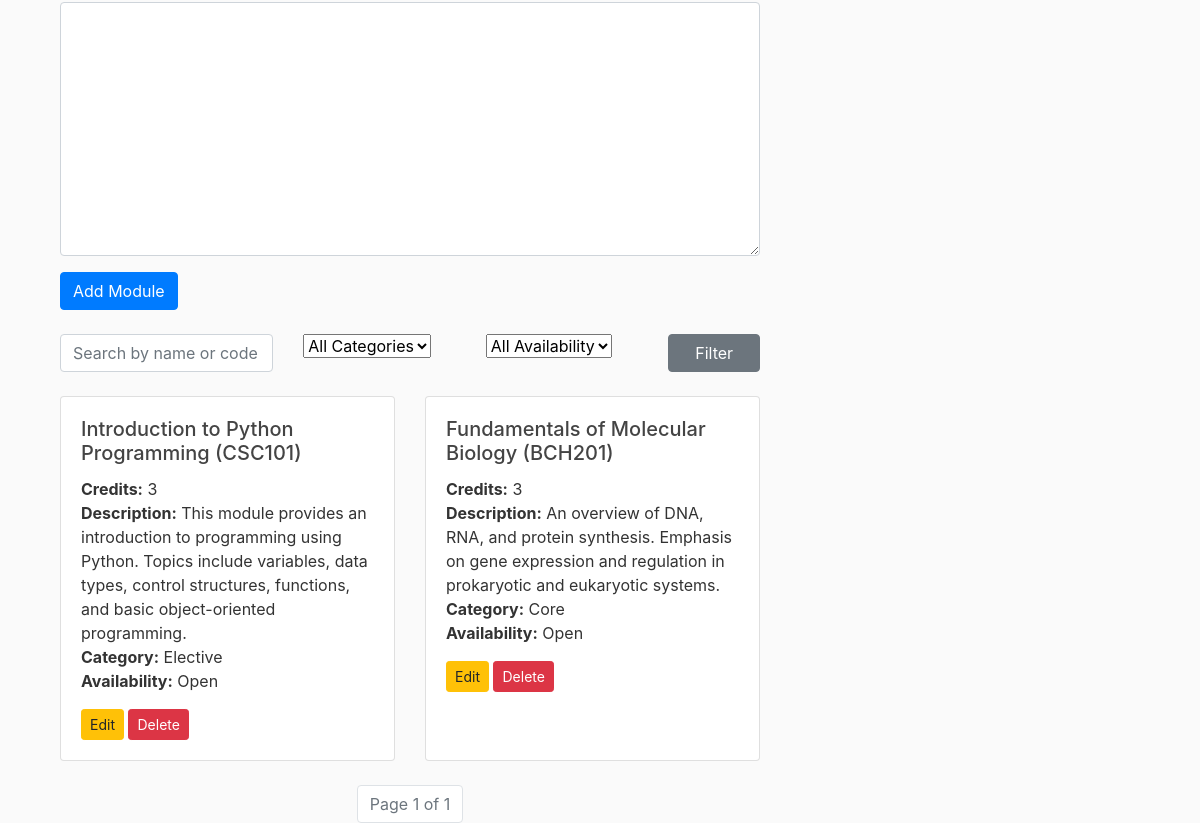
The app's page /module/ (signed in, lower part), older data.
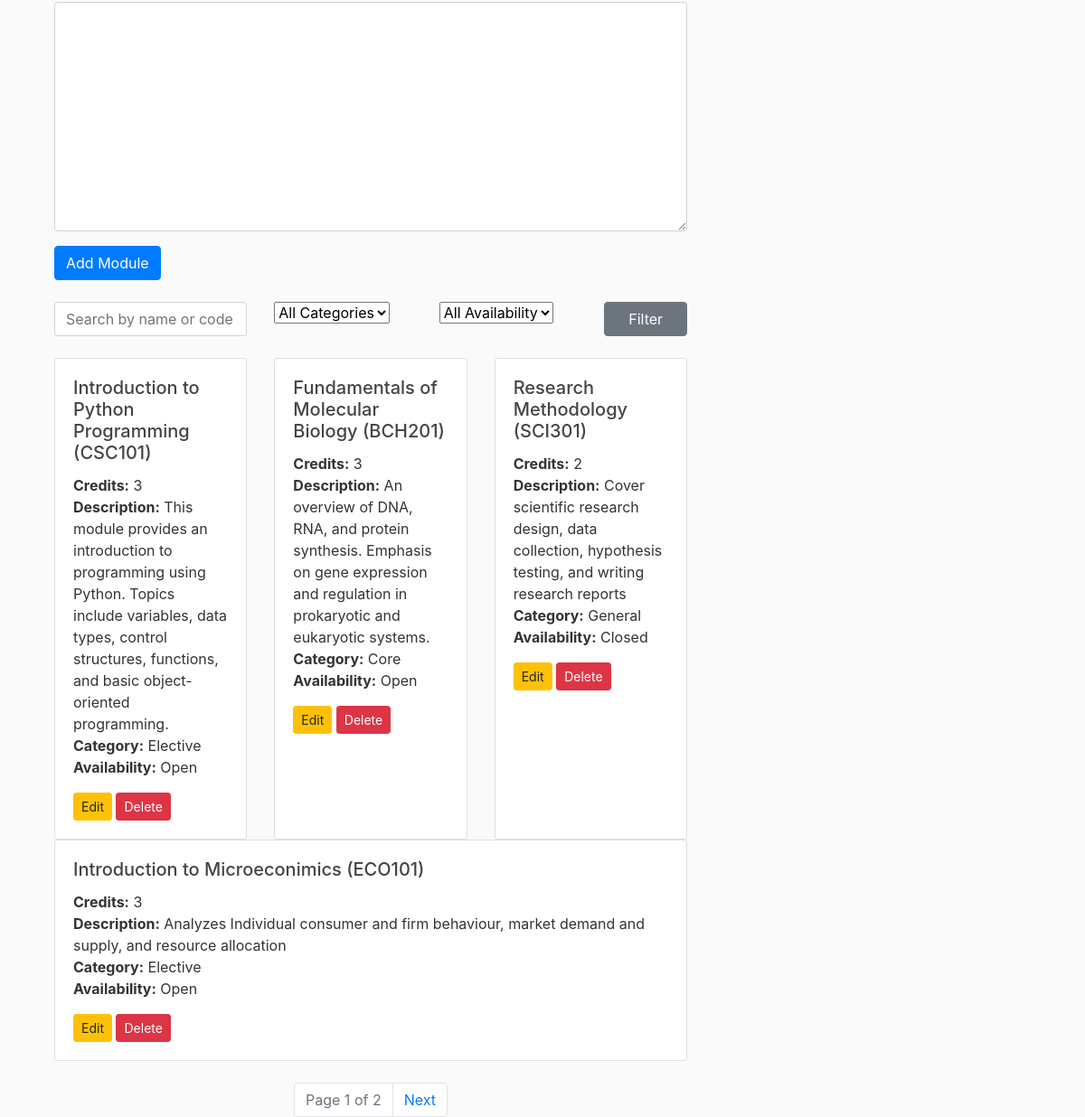
The same page, newer data.
### itreporting/models.py (models this page shows)
class Module(models.Model):
    CATEGORY_CHOICES = [
    ('core', 'Core'),
    ('elective', 'Elective'),
    ('general', 'General'),
    ('optional', 'Optional')
    ]
    AVAILABILITY_CHOICES = [
        ('open', 'Open'),
        ('closed', 'Closed'),
    ]
    name = models.CharField(max_length=100)
    code = models.CharField(max_length=10, unique=True)
    credit = models.PositiveIntegerField(default=3)
    category = models.CharField(max_length=100, choices=CATEGORY_CHOICES, default='General')
    availability = models.CharField(max_length=6, choices=AVAILABILITY_CHOICES, default='open')
    courses_allowed = models.ManyToManyField(Group, related_name='modules')
    description = models.TextField()
    def __str__(self):
        return f"{self.code} - {self.name}"

### itreporting/views.py (the view)
# urls.py: path('module/', views.module_list, name='module_list'),
@login_required
def module_list(request):
    query = request.GET.get('q')
    student = request.user.student
    registered_modules = Registration.objects.filter(student=student).values_list('module_id', flat=True)
    query = request.GET.get('q')
    category_type = request.GET.get('category_type')
    availability = request.GET.get('availability')
    registered_modules = Registration.objects.filter(student=student).values_list('module_id', flat=True)
    if request.user.is_staff:
        modules = Module.objects.all()
    else:
        modules = Module.objects.filter(courses_allowed__in=request.user.groups.all()).distinct()
    print("DEBUG - Filtered modules for user:", modules)
    if category_type:
        modules = modules.filter(category=category_type)
    if availability == "open":
        modules = modules.filter(availability='open')
    elif availability == "closed":
        modules = modules.filter(availability='closed')
    if query:
        modules = modules.filter(
             Q(name__icontains=query) | Q(code__icontains=query))
    paginator = Paginator(modules, 4)  # 4 modules per page
    page_number = request.GET.get('page')
    page_obj = paginator.get_page(page_number)
    query_params = request.GET.copy()
    if 'page' in query_params:
        query_params.pop('page')
    query_string = query_params.urlencode()
    if request.method == 'POST':
        form = ModuleForm(request.POST)
        if form.is_valid():
            form.save()
            messages.success(request, "Module added successfully.")  # ✅ success message
            return redirect('itreporting:module_list')
    else:
        form = ModuleForm()
    context = {
        'form': form,
        'query': query,
        'category_type': category_type,
        'availability': availability,
        'page_obj': page_obj,  # Use page_obj in template
        'registered_modules': registered_modules,
    }
    return render(request, 'modules/module_list.html', context)

### itreporting/forms.py
class ModuleForm(forms.ModelForm):
    class Meta:
        model = Module
        fields = '__all__'

### itreporting/templates/modules/module_list.html (shortened to what this page needs)
{% extends 'itreporting/base.html' %}
{% load crispy_forms_tags %}
{% block content %}
<div class="container mt-4">
    {% if user.is_staff %}
        <form method="POST" class="mb-4">
            {{ form|crispy }}
            <button type="submit" class="btn btn-primary">Add Module</button>
        </form>
    {% endif %}
    <form method="get" class="mb-4">
        <div class="row g-2">
            <div class="col-md-4">
                <input type="text" name="q" value="{{ query|default_if_none:'' }}" class="form-control" placeholder="Search by name or code">
            </div>
            <div class="col-md-3">
                <select name="category_type" class="form-select">
                    <option value="">All Categories</option>
                </select>
            </div>
            <div class="col-md-3">
                <select name="availability" class="form-select">
                    <option value="">All Availability</option>
                </select>
            </div>
            <div class="col-md-2">
                <button type="submit" class="btn btn-secondary w-100">Filter</button>
            </div>
        </div>
    </form>
    <div class="row row-cols-1 row-cols-md-2 g-4">
        {% for module in page_obj %}
            <div class="col">
                <div class="card h-100 shadow-sm">
                    <div class="card-body">
                        <h5 class="card-title">{{ module.name }} ({{ module.code }})</h5>
                        <p class="card-text">
                            <strong>Credits:</strong> {{ module.credit }}<br>
                            <strong>Description:</strong> {{ module.description }}<br>
                            <strong>Category:</strong> {{ module.category|capfirst }}<br>
                            <strong>Availability:</strong> {{ module.get_availability_display }}
                        </p>
                        {% if user.is_staff %}
                            <a href="{% url 'itreporting:edit_module' pk=module.pk %}" class="btn btn-warning btn-sm">Edit</a>
                            <a href="{% url 'itreporting:delete_module' pk=module.pk %}" class="btn btn-danger btn-sm" onclick="return confirm('Are you sure you want to delete this module?');">Delete</a>
                        {% endif %}
                    </div>
                </div>
            </div>
        {% empty %}
            <p>No modules found.</p>
        {% endfor %}
    </div>
    <nav aria-label="Module pagination" class="mt-4">
        <ul class="pagination justify-content-center">
            <li class="page-item disabled">
                <span class="page-link">Page {{ page_obj.number }} of {{ page_obj.paginator.num_pages }}</span>
            </li>
            {% if page_obj.has_next %}
                <li class="page-item">
                    <a class="page-link" href="?{{ query_string }}&page={{ page_obj.next_page_number }}">Next</a>
                </li>
            {% endif %}
        </ul>
    </nav>
</div>
{% endblock %}

Row changes from the older to the newer data that the page shows:
added Module: name "Research Methodology", code "SCI301", credit "2", description "Cover scientific research design, data collection, hypothesis testing, and writing research reports", category "General", availability "Closed"
added Module: name "Introduction to Microeconimics", code "ECO101", credit "3", description "Analyzes Individual consumer and firm behaviour, market demand and supply, and resource allocation", category "Elective", availability "Open"
Text that changed along with them:
{{ page_obj.paginator.num_pages }}: "1" → "2"
text now shown: "Next"
